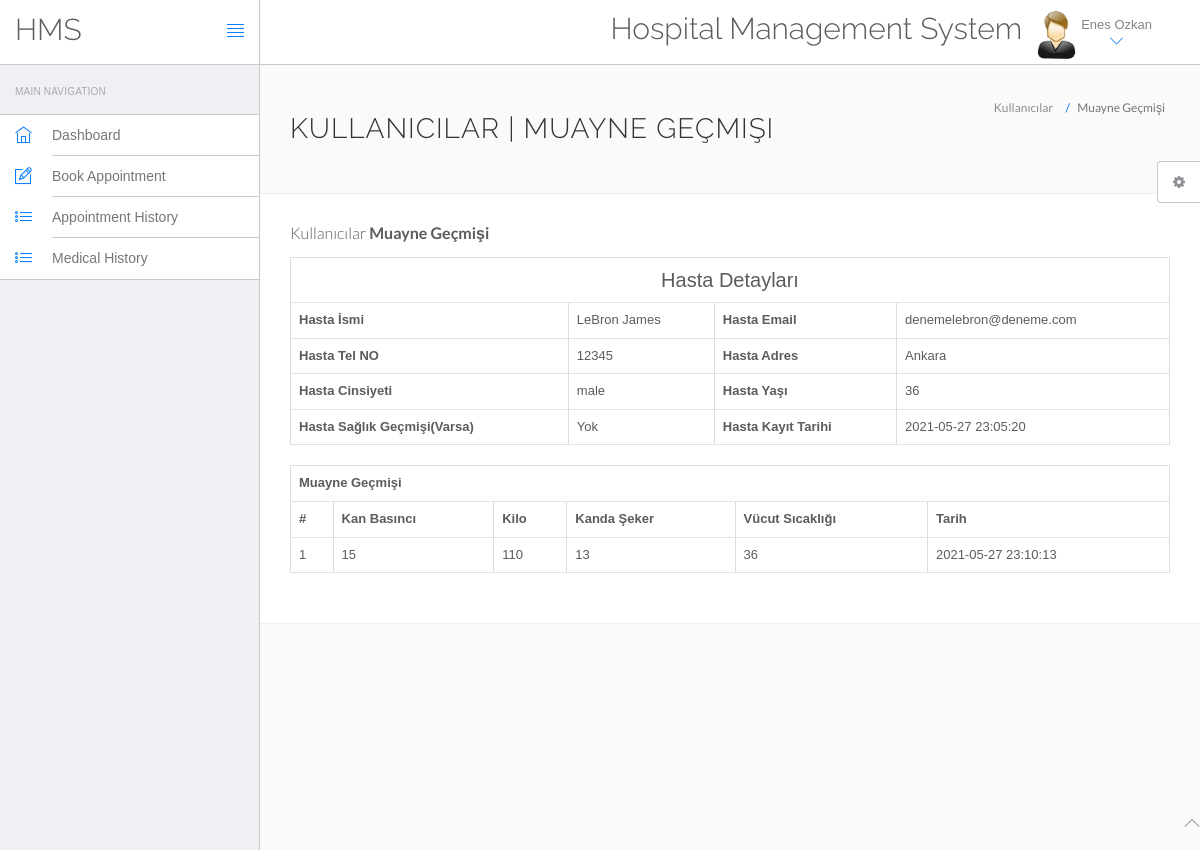
Screenshot of /hms/view-medhistory.php?viewid=6 (signed in) with the database file from the repository.
### tables this page shows
CREATE TABLE `users` (
  `id` int(11) NOT NULL,
  `fullName` varchar(255) DEFAULT NULL,
  `address` longtext DEFAULT NULL,
  `city` varchar(255) DEFAULT NULL,
  `gender` varchar(255) DEFAULT NULL,
  `email` varchar(255) DEFAULT NULL,
  `password` varchar(255) DEFAULT NULL,
  `regDate` timestamp NULL DEFAULT current_timestamp(),
  `updationDate` timestamp NULL DEFAULT NULL ON UPDATE current_timestamp()
);

CREATE TABLE `tblpatient` (
  `ID` int(10) NOT NULL,
  `Docid` int(10) DEFAULT NULL,
  `PatientName` varchar(200) DEFAULT NULL,
  `PatientContno` bigint(10) DEFAULT NULL,
  `PatientEmail` varchar(200) DEFAULT NULL,
  `PatientGender` varchar(50) DEFAULT NULL,
  `PatientAdd` mediumtext DEFAULT NULL,
  `PatientAge` int(10) DEFAULT NULL,
  `PatientMedhis` mediumtext DEFAULT NULL,
  `CreationDate` timestamp NULL DEFAULT current_timestamp(),
  `UpdationDate` timestamp NULL DEFAULT NULL ON UPDATE current_timestamp()
);

CREATE TABLE `tblmedicalhistory` (
  `ID` int(10) NOT NULL,
  `PatientID` int(10) DEFAULT NULL,
  `BloodPressure` varchar(200) DEFAULT NULL,
  `BloodSugar` varchar(200) NOT NULL,
  `Weight` varchar(100) DEFAULT NULL,
  `Temperature` varchar(200) DEFAULT NULL,
  `MedicalPres` mediumtext DEFAULT NULL,
  `CreationDate` timestamp NOT NULL DEFAULT current_timestamp() ON UPDATE current_timestamp()
);

### hms/view-medhistory.php (the view, shortened to what this page needs)
<?php
include('include/config.php');
?>
<!DOCTYPE html>
<html lang="en">
	<head>
		<link rel="stylesheet" href="vendor/bootstrap/css/bootstrap.min.css">
		<link rel="stylesheet" href="vendor/fontawesome/css/font-awesome.min.css">
		<link rel="stylesheet" href="vendor/themify-icons/themify-icons.min.css">
		<link href="vendor/animate.css/animate.min.css" rel="stylesheet" media="screen">
		<link href="vendor/perfect-scrollbar/perfect-scrollbar.min.css" rel="stylesheet" media="screen">
		<link href="vendor/switchery/switchery.min.css" rel="stylesheet" media="screen">
		<link href="vendor/bootstrap-touchspin/jquery.bootstrap-touchspin.min.css" rel="stylesheet" media="screen">
		<link href="vendor/select2/select2.min.css" rel="stylesheet" media="screen">
		<link href="vendor/bootstrap-datepicker/bootstrap-datepicker3.standalone.min.css" rel="stylesheet" media="screen">
		<link href="vendor/bootstrap-timepicker/bootstrap-timepicker.min.css" rel="stylesheet" media="screen">
		<link rel="stylesheet" href="assets/css/styles.css">
		<link rel="stylesheet" href="assets/css/plugins.css">
		<link rel="stylesheet" href="assets/css/themes/theme-1.css" id="skin_color" />
	</head>
	<body>
		<div id="app">
<?php include('include/sidebar.php');?>
<div class="app-content">
<?php include('include/header.php');?>
<div class="main-content" >
<div class="wrap-content container" id="container">
<section id="page-title">
<div class="row">
<div class="col-sm-8">
<h1 class="mainTitle">Kullanıcılar | Muayne Geçmişi</h1>
</div>
<ol class="breadcrumb">
<li>
<span>Kullanıcılar</span>
</li>
<li class="active">
<span>Muayne Geçmişi</span>
</li>
</ol>
</div>
</section>
<div class="container-fluid container-fullw bg-white">
<div class="row">
<div class="col-md-12">
<h5 class="over-title margin-bottom-15">Kullanıcılar <span class="text-bold">Muayne Geçmişi</span></h5>
<?php
                               $vid=$_GET['viewid'];
                               $ret=mysqli_query($con,"select * from tblpatient where ID='$vid'");
$cnt=1;
while ($row=mysqli_fetch_array($ret)) {
                               ?>
<table border="1" class="table table-bordered">
 <tr align="center">
<td colspan="4" style="font-size:20px;color:blue">
 Hasta Detayları</td></tr>
    <tr>
    <th scope>Hasta İsmi</th>
    <td><?php  echo $row['PatientName'];?></td>
    <th scope>Hasta Email</th>
    <td><?php  echo $row['PatientEmail'];?></td>
  </tr>
  <tr>
    <th scope>Hasta Tel NO</th>
    <td><?php  echo $row['PatientContno'];?></td>
    <th>Hasta Adres</th>
    <td><?php  echo $row['PatientAdd'];?></td>
  </tr>
    <tr>
    <th>Hasta Cinsiyeti</th>
    <td><?php  echo $row['PatientGender'];?></td>
    <th>Hasta Yaşı</th>
    <td><?php  echo $row['PatientAge'];?></td>
  </tr>
  <tr>
    <th>Hasta Sağlık Geçmişi(Varsa)</th>
    <td><?php  echo $row['PatientMedhis'];?></td>
     <th>Hasta Kayıt Tarihi</th>
    <td><?php  echo $row['CreationDate'];?></td>
  </tr>
<?php }?>
</table>
<?php
$ret=mysqli_query($con,"select * from tblmedicalhistory  where PatientID='$vid'");
 ?>
<table id="datatable" class="table table-bordered dt-responsive nowrap" style="border-collapse: collapse; border-spacing: 0; width: 100%;">
  <tr align="center">
   <th colspan="8" >Muayne Geçmişi</th>
  </tr>
  <tr>
    <th>#</th>
<th>Kan Basıncı</th>
<th>Kilo</th>
<th>Kanda Şeker</th>
<th>Vücut Sıcaklığı</th>
<th>Tarih</th>
</tr>
<?php
while ($row=mysqli_fetch_array($ret)) {
  ?>
<tr>
  <td><?php echo $cnt;?></td>
 <td><?php  echo $row['BloodPressure'];?></td>
 <td><?php  echo $row['Weight'];?></td>
 <td><?php  echo $row['BloodSugar'];?></td>
  <td><?php  echo $row['Temperature'];?></td>
  <td><?php  echo $row['CreationDate'];?></td>
</tr>
<?php $cnt=$cnt+1;} ?>
</table>
</div>
</div>
</div>
</div>
</div>
</div>
</div>
	<?php include('include/footer.php');?>
	<?php include('include/setting.php');?>
	</body>
</html>

### hms/include/header.php (shortened to what this page needs)
<header class="navbar navbar-default navbar-static-top">
					<div class="navbar-header">
						<a class="navbar-brand" href="#">
							<h2 style="padding-top:20% ">HMS</h2>
						</a>
						<a href="#" class="sidebar-toggler pull-right visible-md visible-lg" data-toggle-class="app-sidebar-closed" data-toggle-target="#app">
							<i class="ti-align-justify"></i>
						</a>
					</div>
					<div class="navbar-collapse collapse">
						<ul class="nav navbar-right">
								<li  style="padding-top:2% ">
								<h2>Hospital Management System</h2>
							</li>
							<li class="dropdown current-user">
								<a href class="dropdown-toggle" data-toggle="dropdown">
									<img src="assets/images/images.jpg"> <span class="username">
									<?php $query=mysqli_query($con,"select fullName from users where id='".$_SESSION['id']."'");
while($row=mysqli_fetch_array($query))
{
	echo $row['fullName'];
}
									?> <i class="ti-angle-down"></i></i></span>
								</a>
							</li>
						</ul>
					</div>
				</header>

### hms/assets/css/themes/theme-1.css (style rules this page uses)
body { background: #FAFAFA; }
header .navbar-header { background: #ffffff !important; border-right-color: #c8c7cc !important; border-bottom-color: #c8c7cc !important; }
header .navbar-header .sidebar-toggler, header .navbar-header .sidebar-mobile-toggler { color: #007aff !important; }
header .navbar-header .navbar-brand { color: #777 !important; }
header .navbar-collapse { background: #ffffff !important; border-bottom-color: #c8c7cc !important; box-shadow: none !important; }
header .navbar-collapse .navbar-right > li > a { color: #777; }
header .navbar-collapse .navbar-right > li > a i { color: #007aff !important; }

### rows the page displays
users: fullName "Enes Ozkan"
tblpatient: PatientName "LeBron James", PatientEmail "denemelebron@deneme.com", PatientContno "12345", PatientAdd "Ankara", PatientGender "male", PatientAge "36", PatientMedhis "Yok", CreationDate "2021-05-27 23:05:20"
tblmedicalhistory: BloodPressure "15", Weight "110", BloodSugar "13", Temperature "36", CreationDate "2021-05-27 23:10:13"
